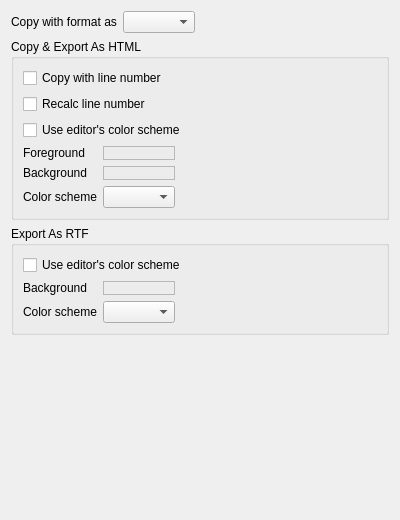
<?xml version="1.0" encoding="UTF-8"?>
<ui version="4.0">
 <class>EditorClipboardWidget</class>
 <widget class="QWidget" name="EditorClipboardWidget">
  <property name="geometry">
   <rect>
    <x>0</x>
    <y>0</y>
    <width>400</width>
    <height>520</height>
   </rect>
  </property>
  <property name="windowTitle">
   <string>Form</string>
  </property>
  <layout class="QVBoxLayout" name="verticalLayout">
   <item>
    <widget class="QWidget" name="widget_4" native="true">
     <layout class="QHBoxLayout" name="horizontalLayout_3">
      <property name="leftMargin">
       <number>0</number>
      </property>
      <property name="topMargin">
       <number>0</number>
      </property>
      <property name="rightMargin">
       <number>0</number>
      </property>
      <property name="bottomMargin">
       <number>0</number>
      </property>
      <item>
       <widget class="QLabel" name="label_6">
        <property name="text">
         <string>Copy with format as</string>
        </property>
       </widget>
      </item>
      <item>
       <widget class="QComboBox" name="cbCopyWithFormatAs"/>
      </item>
      <item>
       <spacer name="horizontalSpacer_4">
        <property name="orientation">
         <enum>Qt::Horizontal</enum>
        </property>
        <property name="sizeHint" stdset="0">
         <size>
          <width>40</width>
          <height>20</height>
         </size>
        </property>
       </spacer>
      </item>
     </layout>
    </widget>
   </item>
   <item>
    <widget class="QGroupBox" name="groupBox_3">
     <property name="title">
      <string>Copy &amp;&amp; Export As HTML</string>
     </property>
     <property name="checkable">
      <bool>false</bool>
     </property>
     <layout class="QVBoxLayout" name="verticalLayout_4">
      <item>
       <widget class="QCheckBox" name="chkCopyHTMLWithLineNumber">
        <property name="text">
         <string>Copy with line number</string>
        </property>
       </widget>
      </item>
      <item>
       <widget class="QCheckBox" name="chkCopyHTMLRecalcLineNumber">
        <property name="text">
         <string>Recalc line number</string>
        </property>
       </widget>
      </item>
      <item>
       <widget class="QCheckBox" name="chkCopyHTMLUseEditorColor">
        <property name="text">
         <string>Use editor's color scheme</string>
        </property>
       </widget>
      </item>
      <item>
       <widget class="QWidget" name="widget_3" native="true">
        <layout class="QGridLayout" name="gridLayout">
         <property name="leftMargin">
          <number>0</number>
         </property>
         <property name="topMargin">
          <number>0</number>
         </property>
         <property name="rightMargin">
          <number>0</number>
         </property>
         <property name="bottomMargin">
          <number>0</number>
         </property>
         <item row="1" column="0">
          <widget class="QLabel" name="label">
           <property name="text">
            <string>Background</string>
           </property>
          </widget>
         </item>
         <item row="2" column="1">
          <widget class="QComboBox" name="cbHTMLColorScheme"/>
         </item>
         <item row="2" column="2">
          <spacer name="horizontalSpacer_3">
           <property name="orientation">
            <enum>Qt::Horizontal</enum>
           </property>
           <property name="sizeHint" stdset="0">
            <size>
             <width>40</width>
             <height>20</height>
            </size>
           </property>
          </spacer>
         </item>
         <item row="2" column="0">
          <widget class="QLabel" name="label_5">
           <property name="text">
            <string>Color scheme</string>
           </property>
          </widget>
         </item>
         <item row="1" column="1">
          <widget class="ColorEdit" name="cbHTMLBackground">
           <property name="frameShape">
            <enum>QFrame::StyledPanel</enum>
           </property>
           <property name="frameShadow">
            <enum>QFrame::Raised</enum>
           </property>
          </widget>
         </item>
         <item row="0" column="0">
          <widget class="QLabel" name="label_3">
           <property name="text">
            <string>Foreground</string>
           </property>
          </widget>
         </item>
         <item row="0" column="1">
          <widget class="ColorEdit" name="cbHTMLForeground">
           <property name="frameShape">
            <enum>QFrame::StyledPanel</enum>
           </property>
           <property name="frameShadow">
            <enum>QFrame::Raised</enum>
           </property>
          </widget>
         </item>
        </layout>
       </widget>
      </item>
     </layout>
    </widget>
   </item>
   <item>
    <widget class="QGroupBox" name="groupBox_2">
     <property name="title">
      <string>Export As RTF</string>
     </property>
     <property name="checkable">
      <bool>false</bool>
     </property>
     <layout class="QGridLayout" name="gridLayout_2">
      <item row="0" column="0">
       <widget class="QCheckBox" name="chkCopyRTFUseEditorColor">
        <property name="text">
         <string>Use editor's color scheme</string>
        </property>
       </widget>
      </item>
      <item row="1" column="0">
       <widget class="QWidget" name="widget_2" native="true">
        <layout class="QGridLayout" name="gridLayout_3">
         <property name="leftMargin">
          <number>0</number>
         </property>
         <property name="topMargin">
          <number>0</number>
         </property>
         <property name="rightMargin">
          <number>0</number>
         </property>
         <property name="bottomMargin">
          <number>0</number>
         </property>
         <item row="2" column="0">
          <widget class="QLabel" name="label_4">
           <property name="text">
            <string>Color scheme</string>
           </property>
          </widget>
         </item>
         <item row="2" column="1">
          <widget class="QComboBox" name="cbRTFColorScheme"/>
         </item>
         <item row="1" column="0">
          <widget class="QLabel" name="label_2">
           <property name="text">
            <string>Background</string>
           </property>
          </widget>
         </item>
         <item row="1" column="1">
          <widget class="ColorEdit" name="cbRTFBackground">
           <property name="frameShape">
            <enum>QFrame::StyledPanel</enum>
           </property>
           <property name="frameShadow">
            <enum>QFrame::Raised</enum>
           </property>
          </widget>
         </item>
         <item row="2" column="2">
          <spacer name="horizontalSpacer_2">
           <property name="orientation">
            <enum>Qt::Horizontal</enum>
           </property>
           <property name="sizeHint" stdset="0">
            <size>
             <width>40</width>
             <height>20</height>
            </size>
           </property>
          </spacer>
         </item>
        </layout>
       </widget>
      </item>
     </layout>
    </widget>
   </item>
   <item>
    <spacer name="verticalSpacer">
     <property name="orientation">
      <enum>Qt::Vertical</enum>
     </property>
     <property name="sizeHint" stdset="0">
      <size>
       <width>20</width>
       <height>40</height>
      </size>
     </property>
    </spacer>
   </item>
  </layout>
 </widget>
 <customwidgets>
  <customwidget>
   <class>ColorEdit</class>
   <extends>QFrame</extends>
   <header location="global">src/widgets/coloredit.h</header>
   <container>1</container>
  </customwidget>
 </customwidgets>
 <tabstops>
  <tabstop>cbCopyWithFormatAs</tabstop>
  <tabstop>cbHTMLColorScheme</tabstop>
  <tabstop>chkCopyRTFUseEditorColor</tabstop>
  <tabstop>cbRTFColorScheme</tabstop>
 </tabstops>
 <resources/>
 <connections/>
</ui>
